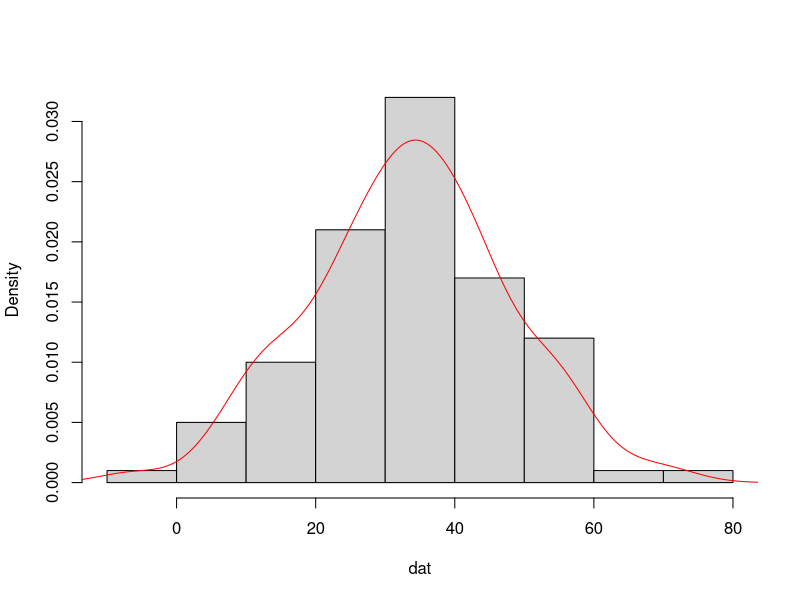
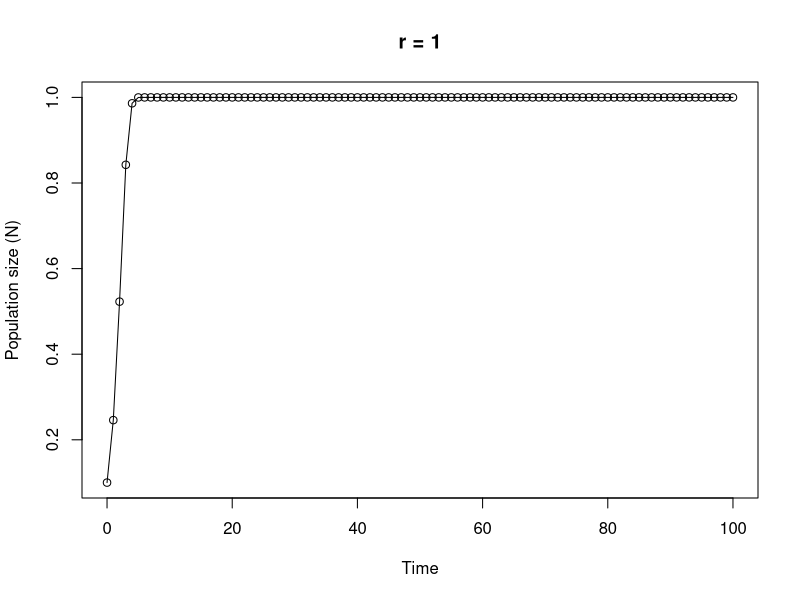

Write R code to recreate these figures, in order.
## ---- chunk 1
knitr::opts_chunk$set(echo=TRUE, message = FALSE, warning = FALSE, eval = FALSE, cache = FALSE)
options(width = 80)
SOLUTIONS <- TRUE
## ---- chunk 2

# area of a circle
# the equation to calculate the area of a circle is pi * radius^2

circle_area <- function(d){ 
	pi * (d/2)^2
}

# to use your new function on a circle with a diameter of 3.4 cm

circle_area(3.4)
# [1] 9.079203

# to test on a vector of diameters
# first create a vector with diameters ranging from 0 to 50 in steps of 10

cir_diam <- seq(from = 0, to = 50, by = 10)

# test your function

circle_area(cir_diam)
# [1]    0.00000   78.53982  314.15927  706.85835 1256.63706 1963.49541
## ---- chunk 3

far_cent <- function(a){
	val <- (a-32)*5/9
	print(paste("Fahrenheit: ", round(a, digits = 3), "oF",sep = " "), quote = FALSE)# round 3dp
	print(paste("Centigrade: ", round(val, digits = 3), "oC", sep = " "), quote = FALSE)# round 3dp
}

# alternative Fahrenheit to centigrade using cat function

far_cent2 <- function(a){
	val <- (a - 32) * 5/9	#calculation
	cat("Fahrenheit: ", round(a, digits = 3), "oF", "\n")   # use cat function
	cat("Centigrade: ", round(val, digits = 3), "oC", "\n")   
}
## ---- chunk 4

# Create a vector of normally distributed data
# length 100, mean 35 and standard deviation of 29

vals <- rnorm(100, 35, 15)	# create some norm dist data mean 35, sd = 15

summary_fun <- function(dat){
	mymean <- round(mean(dat), digits = 4)      	# calc mean
	mymedian <- round(median(dat), digits = 4)    # calc median
	mymin <- round(min(dat), digits = 4)          # calc min
	mymax <- round(max(dat), digits = 4)          # calc max
	print(paste("mean:", mymean, sep = " "), quote = FALSE)     # print mean
	print(paste("median:", mymedian, sep = " "), quote = FALSE)     # print median
	print(paste("range:", "from:", mymin, "to", mymax, sep = " "), quote = FALSE) 
	dens <- density(dat)                          # estimate density curve
	hist(dat, main = "",type = "l",freq = FALSE)  # plot histogram
	lines(dens, lty = 1, col = "red")             # plot density curve
}

# use the function
summary_fun(vals)
## ---- chunk 5

# calculate a median

ourmedian <- function(x){
	n <- length(x)
	if (n %% 2 == 1)      # odd numbers
	  sort(x)[(n + 1)/2]  # find the middle number by adding 1 to length and div 2
	else {                # even numbers
	  middletwo <- sort(x)[(n/2) + 0:1]   #find the two middle numbers
	  mean(middletwo)
	  }
}

# use the function
mydat <- sample(1:50, size = 10, replace = TRUE )

# our function
ourmedian(mydat)

# R median function
median(mydat)
## ---- chunk 6

# function to simulate Ricker model

Ricker_model <- function(nzero, r, time, K=1){     # sets initial parameters
  N <- numeric(time + 1)    # creates a real vector of length time+1 to store values of Nt+1
  N[1] <- nzero             # sets initial population size in first element of N
  for (i in 1:time) {				# loops over time
      N[i+1] <- N[i]*exp(r*(1 - N[i]/K))    
  }
  Time <- 0:time   					 # creates vector for x axis
  plot(Time, N, type = "o", xlim = c(0, time), xlab = "Time", ylab = "Population size (N)", main = paste("r =", r, sep=" "))   # plots     output
}

# To run
# play around with the different parameters, especially r
Ricker_model(nzero=0.1,r=1,time=100)
